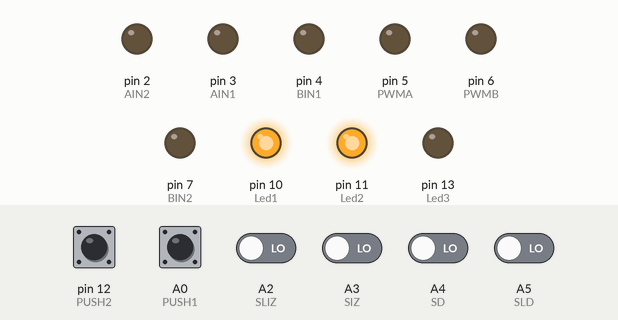
The sketch below on a simulated Arduino Nano, built with avr-gcc and run on an emulated ATmega328P. Parts: output pins drawn as LEDs (lit = HIGH). The test bench sets the inputs (shaded band); at power-on: A0 (PUSH1), pin 12 (PUSH2) HIGH, A2 (SLIZ), A3 (SIZ), A4 (SD), A5 (SLD) LOW.

Above: at 1.2 s.
1.3 s: pin 12 (PUSH2) pulled LOW for 0.15 s
At 2.0 s:
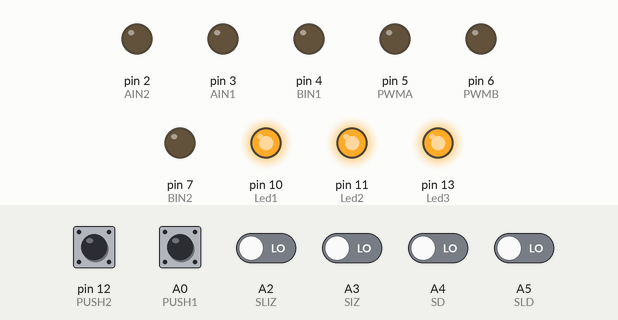
2.9 s: A2 (SLIZ) driven HIGH
At 3.2 s:
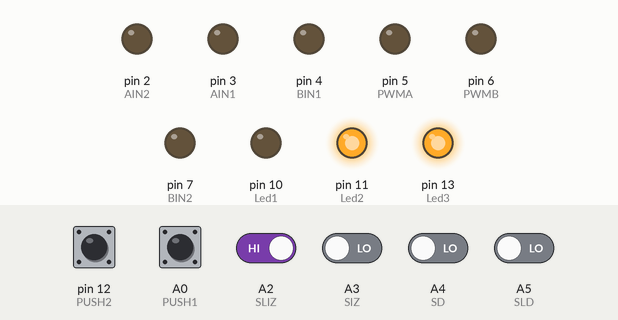
4.4 s: A5 (SLD) driven HIGH
At 5.6 s:
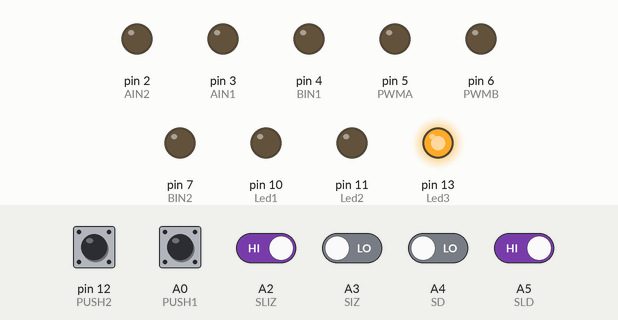
5.9 s: A2 (SLIZ) driven LOW
At 6.7 s:
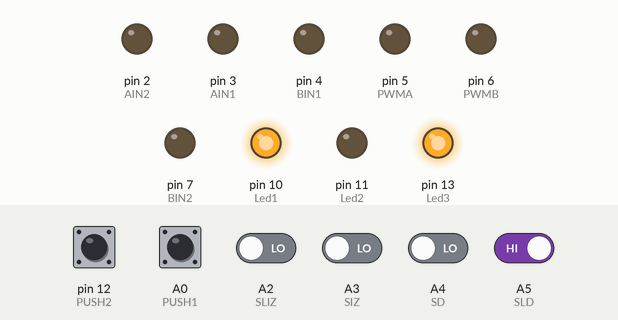
7.4 s: A5 (SLD) driven LOW
At 7.8 s:
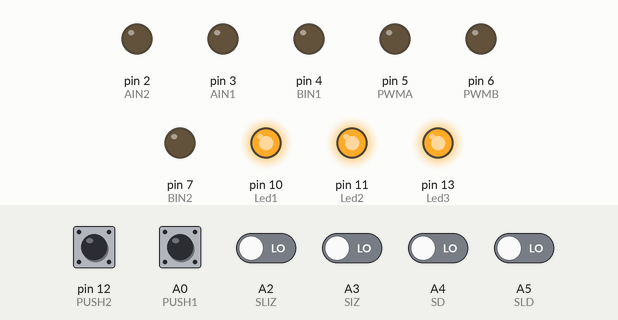
Timing chart, 0 to 9.9 s (numbered marks = the images above; inputs shaded):
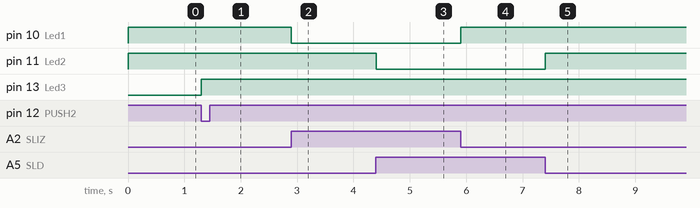

The sketch:

minisumo_edu_testsensors.ino
```cpp
/*
Programa simple de test de sensores de distancia.
Es necesario apretar un pulsador para iniciar el progama, luego hay un bip de un segundo.
Se chequean primero los sensores de distancia:
Si un sensor detecta presencia, se enciende el led correspondiente.
Si se aprietan los dos pulsadores al mismo tiempo, se pasa a comprobar los sensores de linea.
Si un sensor detecta blanco, se enciende el led correspondiente.
Es necesario apretar los dos pulsadores al mismo tiempo para volver a los sensores de distancia.
Los sensors de linea leen valores analogicos y por tanto se recomienda ajustar los limites marcados en el programa.
*/


#define SD A4
#define SLD A5
#define SIZ A3
#define SLIZ A2

#define PUSH1 A0
#define PUSH2 12

#define AIN2 2
#define AIN1 3
#define BIN1 4
#define PWMA 5
#define PWMB 6
#define BIN2 7

#define Led1 10
#define Led2 11
#define Led3 13

#define rojo 1
#define verde 0
#define nano 2


void setup() {
  //Entradas
pinMode(PUSH1,INPUT_PULLUP);
pinMode(PUSH2,INPUT_PULLUP);

pinMode(SIZ,INPUT);
pinMode(SLIZ,INPUT);
pinMode(SD,INPUT);
pinMode(SLD,INPUT);

// Salidas
pinMode(Led1,OUTPUT);
pinMode(Led2,OUTPUT);
pinMode(Led3,OUTPUT);

pinMode(AIN1,OUTPUT);
pinMode(AIN2,OUTPUT);
pinMode(BIN1,OUTPUT);
pinMode(BIN2,OUTPUT);
pinMode(PWMA,OUTPUT);
pinMode(PWMB,OUTPUT);

Serial.begin(9600);
}

void loop() {

///Analizamos primero los sensores de distancia
    led_off(nano);
    while(digitalRead(PUSH1)&&digitalRead(PUSH2))
    {

      if (digitalRead(SIZ)) // no detectamos ningun sensor
        led_off(verde);
      else
        led_on(verde);
      if (digitalRead(SD)) // solo izquierda
        led_off(rojo);
      else
        led_on(rojo);
    }
    //Canvi a sota
    led_on(nano);
    while(!(digitalRead(PUSH1)&&digitalRead(PUSH2)));
    delay(200);
    //Mirem a sota davant
    while(digitalRead(PUSH1)&&digitalRead(PUSH2))
    {
      if (digitalRead(SLIZ)) // no detectamos ningun sensor
        led_off(verde);
      else
        led_on(verde);
      if (digitalRead(SLD)) // solo izquierda
        led_off(rojo);
      else
        led_on(rojo);
    }
}


void led_on(char nled)
{
    switch (nled) {
  case 0:    // your hand is on the sensor
    digitalWrite(Led1,HIGH);
    break;
  case 1:    // your hand is close to the sensor
    digitalWrite(Led2,HIGH);
    break;
  case 2:    // your hand is a few inches from the sensor
    digitalWrite(Led3,HIGH);
    break;
    }
}

void led_off(char nled)
{
    switch (nled) {
  case 0:    // your hand is on the sensor
    digitalWrite(Led1,LOW);
    break;
  case 1:    // your hand is close to the sensor
    digitalWrite(Led2,LOW);
    break;
  case 2:    // your hand is a few inches from the sensor
    digitalWrite(Led3,LOW);
    break;
    }
}
```

Measured:
- after the input at 1.3 s, pin 13 (Led3): LOW → HIGH at once
- after the input at 2.9 s, pin 10 (Led1): HIGH → LOW at once
- after the input at 4.4 s, pin 11 (Led2): HIGH → LOW at once
- after the input at 5.9 s, pin 10 (Led1): LOW → HIGH at once
- after the input at 7.4 s, pin 11 (Led2): LOW → HIGH at once
